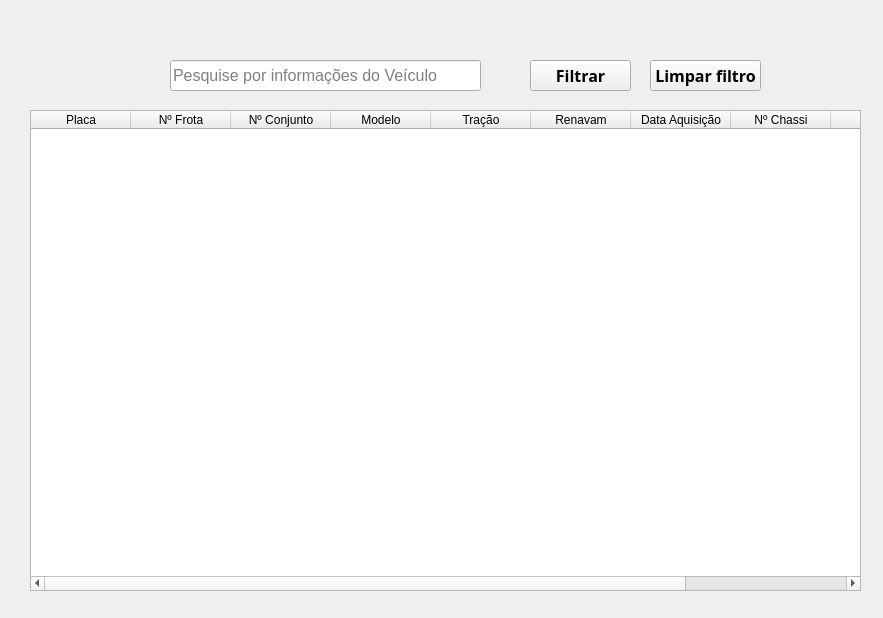
<?xml version="1.0" encoding="UTF-8"?>
<ui version="4.0">
 <class>MainWindow</class>
 <widget class="QMainWindow" name="MainWindow">
  <property name="geometry">
   <rect>
    <x>0</x>
    <y>0</y>
    <width>883</width>
    <height>618</height>
   </rect>
  </property>
  <property name="windowTitle">
   <string>Consultas</string>
  </property>
  <widget class="QWidget" name="centralwidget">
   <widget class="QTableWidget" name="tabelaConsulta">
    <property name="geometry">
     <rect>
      <x>30</x>
      <y>110</y>
      <width>831</width>
      <height>481</height>
     </rect>
    </property>
    <property name="sizeAdjustPolicy">
     <enum>QAbstractScrollArea::AdjustToContentsOnFirstShow</enum>
    </property>
    <column>
     <property name="text">
      <string>Placa</string>
     </property>
    </column>
    <column>
     <property name="text">
      <string>Nº Frota</string>
     </property>
    </column>
    <column>
     <property name="text">
      <string>Nº Conjunto</string>
     </property>
    </column>
    <column>
     <property name="text">
      <string>Modelo</string>
     </property>
    </column>
    <column>
     <property name="text">
      <string>Tração</string>
     </property>
    </column>
    <column>
     <property name="text">
      <string>Renavam</string>
     </property>
    </column>
    <column>
     <property name="text">
      <string>Data Aquisição</string>
     </property>
    </column>
    <column>
     <property name="text">
      <string>Nº Chassi</string>
     </property>
    </column>
    <column>
     <property name="text">
      <string>Eixos</string>
     </property>
    </column>
    <column>
     <property name="text">
      <string>Tipo de veículo</string>
     </property>
    </column>
   </widget>
   <widget class="QLineEdit" name="textofiltro">
    <property name="geometry">
     <rect>
      <x>170</x>
      <y>60</y>
      <width>311</width>
      <height>31</height>
     </rect>
    </property>
    <property name="font">
     <font>
      <pointsize>12</pointsize>
     </font>
    </property>
    <property name="placeholderText">
     <string>Pesquise por informações do Veículo</string>
    </property>
   </widget>
   <widget class="QPushButton" name="botaofiltra">
    <property name="geometry">
     <rect>
      <x>530</x>
      <y>60</y>
      <width>101</width>
      <height>31</height>
     </rect>
    </property>
    <property name="font">
     <font>
      <family>Sitka</family>
      <pointsize>12</pointsize>
      <weight>75</weight>
      <bold>true</bold>
     </font>
    </property>
    <property name="text">
     <string>Filtrar</string>
    </property>
   </widget>
   <widget class="QPushButton" name="limparfiltro">
    <property name="geometry">
     <rect>
      <x>650</x>
      <y>60</y>
      <width>111</width>
      <height>31</height>
     </rect>
    </property>
    <property name="font">
     <font>
      <family>Sitka</family>
      <pointsize>12</pointsize>
      <weight>75</weight>
      <bold>true</bold>
     </font>
    </property>
    <property name="text">
     <string>Limpar filtro</string>
    </property>
   </widget>
   <widget class="QLabel" name="label_2">
    <property name="geometry">
     <rect>
      <x>30</x>
      <y>30</y>
      <width>31</width>
      <height>31</height>
     </rect>
    </property>
    <property name="text">
     <string/>
    </property>
    <property name="pixmap">
     <pixmap>../Images/fast_backward_double_chevron_back_previous_left_icon_258776.png</pixmap>
    </property>
   </widget>
   <widget class="QPushButton" name="VoltarMenu">
    <property name="geometry">
     <rect>
      <x>20</x>
      <y>20</y>
      <width>51</width>
      <height>41</height>
     </rect>
    </property>
    <property name="styleSheet">
     <string notr="true">background-color: transparent;
    border: none;
    color: white;</string>
    </property>
    <property name="text">
     <string/>
    </property>
   </widget>
   <widget class="QLabel" name="FUNDO">
    <property name="geometry">
     <rect>
      <x>-40</x>
      <y>-40</y>
      <width>931</width>
      <height>721</height>
     </rect>
    </property>
    <property name="text">
     <string/>
    </property>
    <property name="pixmap">
     <pixmap>../Images/77.png</pixmap>
    </property>
   </widget>
   <zorder>FUNDO</zorder>
   <zorder>tabelaConsulta</zorder>
   <zorder>textofiltro</zorder>
   <zorder>botaofiltra</zorder>
   <zorder>limparfiltro</zorder>
   <zorder>label_2</zorder>
   <zorder>VoltarMenu</zorder>
  </widget>
 </widget>
 <resources/>
 <connections/>
</ui>
